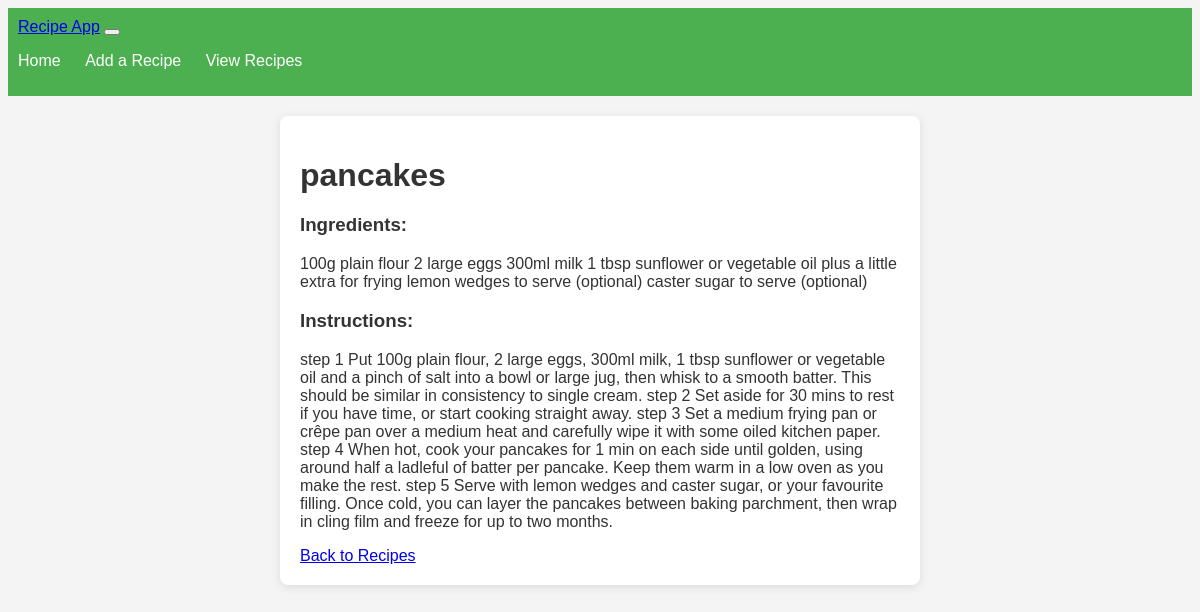
/recipe/1, run on the app's committed database.
### app.py (models this page shows)
class Recipe(db.Model):
    id = db.Column(db.Integer, primary_key=True)
    title = db.Column(db.String(100), nullable=False)
    ingredients = db.Column(db.Text, nullable=False)
    instructions = db.Column(db.Text, nullable=False)
    image_filename = db.Column(db.String(100), nullable=True)  # Store image filename

### app.py (the view)
@app.route('/recipe/<int:recipe_id>')
def recipe_detail(recipe_id):
    recipe = Recipe.query.get_or_404(recipe_id)  # Fetch the recipe by ID or return a 404 error
    return render_template('recipe_detail.html', recipe=recipe)

### templates/recipe_detail.html (shortened to what this page needs)
{% extends 'base.html' %}
{% block content %}
<div class="container mt-4">
    <h1>{{ recipe.title }}</h1>
    <h3>Ingredients:</h3>
    <p>{{ recipe.ingredients }}</p>
    <h3>Instructions:</h3>
    <p>{{ recipe.instructions }}</p>
    <a href="{{ url_for('view_recipes') }}" class="btn btn-secondary">Back to Recipes</a>
</div>
{% endblock %}

### Static/css/styles.css (style rules this page uses)
body { font-family: Arial, sans-serif; background-color: #f4f4f4; color: #333; }
.container { max-width: 600px; margin: auto; padding: 20px; background-color: #ffffff; border-radius: 8px; box-shadow: 0 2px 10px rgba(0, 0, 0, 0.1); }
h1 { margin-bottom: 20px; }
.btn { margin-top: 10px; }

### data on the page
Recipe: title "pancakes", ingredients "100g plain flour 2 large eggs 300ml milk 1 tbsp sunflower or vegetable oil plus a little extra for frying lemon wedges to serve (optional) caster sugar to serve (optional)", instructions "step 1 Put 100g plain flour, 2 large eggs, 300ml milk, 1 tbsp sunflower or vegetable oil and a pinch of salt into a bowl or large jug, then whisk to a smooth batter. This should be similar in consistency to single cream. step 2 Set aside for 30 mins to rest if you have time, or start cooking straight away. step 3 Set a medium frying pan or crêpe pan over a medium heat and carefully wipe it with some oiled kitchen paper. step 4 When hot, cook your pancakes for 1 min on each side until golden, using around half a ladleful of batter per pancake. Keep them warm in a low oven as you make the rest. step 5 Serve with lemon wedges and caster sugar, or your favourite filling. Once cold, you can…"
